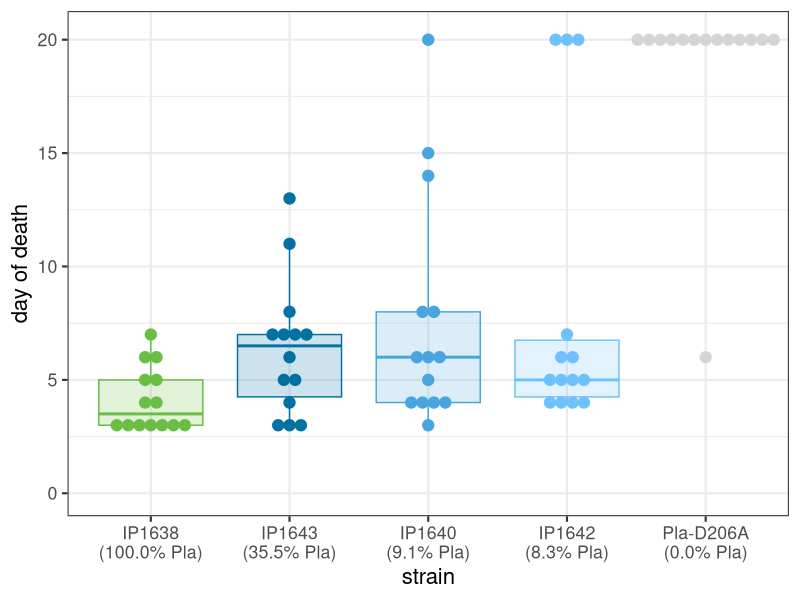

This figure's R source:
## ---- chunk 1
library(tidyverse); theme_set(theme_bw())
library(colorspace) ## lighten()
library(kableExtra)
## ---- chunk 2
dd4 <- read.csv("Sidhu_mort.csv")  |>
    mutate(across(strain, \(x) reorder(factor(x), gene_ratio,
                                       decreasing = TRUE))) |>
    arrange(strain) |>
    mutate(strainx = sprintf("%s\n(%1.1f%% Pla)", strain, gene_ratio) |>
               factor() |> forcats::fct_inorder()) |>
    mutate(event = ifelse(dod==20, 0, 1)) ## censoring
cvec0 <- c("#69BE44", "#49A5DF", "#D5D5D8")
cvec1 <- c(cvec0[1],
           lighten(cvec0[2], c(-0.3, 0, 0.3)),
           cvec0[3])
cvec <- cvec1
theme_set(theme_bw(base_size = 16))

gg_ttd <- ggplot(dd4, aes(x=strainx, y = dod, colour = strain, fill = strain)) +
    geom_dotplot(binaxis="y", stackdir = "center", binwidth = 0.5) +
    geom_boxplot(alpha = 0.2) + 
    expand_limits(y=0) +
    scale_colour_manual(values = cvec) +
    scale_fill_manual(values = cvec) +
    theme(legend.position = "none") +
    labs(y = "day of death", x = "strain")

print(gg_ttd)
## ---- chunk 3
dd <- read_csv("../parameters/parameters.csv") |>
  filter(type == "param") |>
  select(Symbol, Definition, Value, minval, maxval) |>
  ## mutate(across(c(Value, minval, maxval), expSup)) |>
  mutate(Value = ifelse(is.na(minval), Value,
                        sprintf("%s - %s", minval, maxval))) |>
  select(-c(minval, maxval))

kbl(dd, format = "html", escape = FALSE) |>
  column_spec(2, width = "5in")
